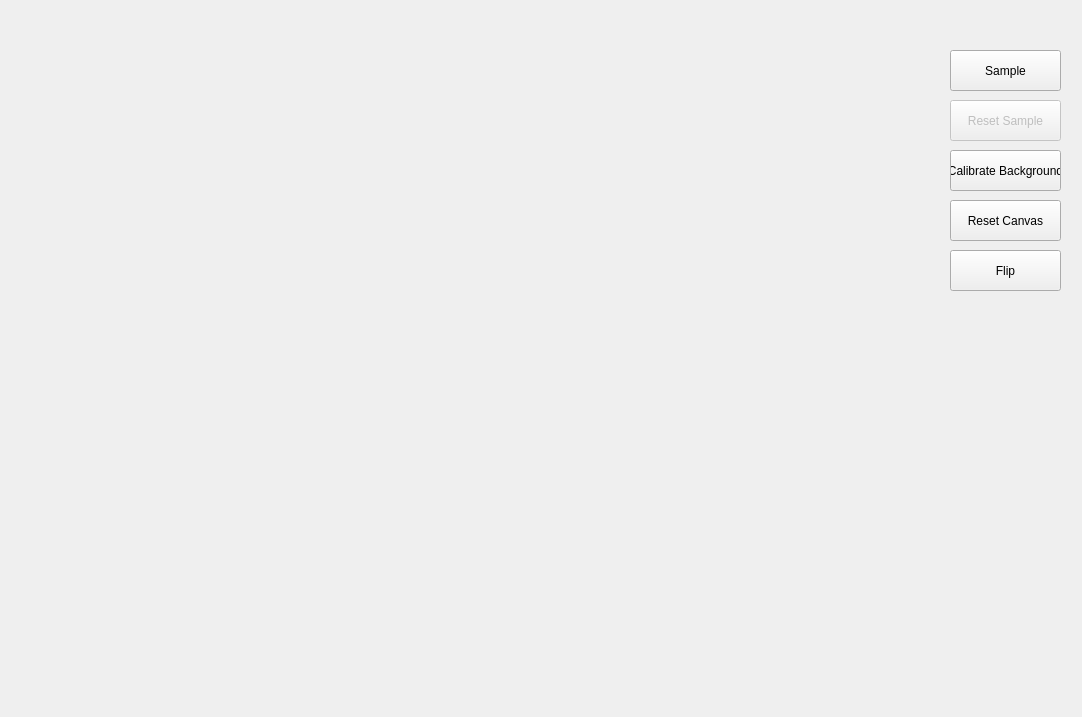
<?xml version="1.0" encoding="UTF-8"?>
<ui version="4.0">
 <class>MainWindow</class>
 <widget class="QMainWindow" name="MainWindow">
  <property name="geometry">
   <rect>
    <x>0</x>
    <y>0</y>
    <width>1082</width>
    <height>717</height>
   </rect>
  </property>
  <property name="windowTitle">
   <string>FingerDrawing</string>
  </property>
  <widget class="QWidget" name="centralwidget">
   <widget class="QLabel" name="img_label">
    <property name="geometry">
     <rect>
      <x>0</x>
      <y>0</y>
      <width>941</width>
      <height>661</height>
     </rect>
    </property>
    <property name="text">
     <string/>
    </property>
   </widget>
   <widget class="QPushButton" name="sample_btn">
    <property name="geometry">
     <rect>
      <x>950</x>
      <y>50</y>
      <width>111</width>
      <height>41</height>
     </rect>
    </property>
    <property name="text">
     <string>Sample</string>
    </property>
   </widget>
   <widget class="QPushButton" name="reset_sample_btn">
    <property name="enabled">
     <bool>false</bool>
    </property>
    <property name="geometry">
     <rect>
      <x>950</x>
      <y>100</y>
      <width>111</width>
      <height>41</height>
     </rect>
    </property>
    <property name="text">
     <string>Reset Sample</string>
    </property>
   </widget>
   <widget class="QPushButton" name="calibrate_bg_btn">
    <property name="geometry">
     <rect>
      <x>950</x>
      <y>150</y>
      <width>111</width>
      <height>41</height>
     </rect>
    </property>
    <property name="text">
     <string>Calibrate Background</string>
    </property>
   </widget>
   <widget class="QPushButton" name="reset_canvas_btn">
    <property name="geometry">
     <rect>
      <x>950</x>
      <y>200</y>
      <width>111</width>
      <height>41</height>
     </rect>
    </property>
    <property name="text">
     <string>Reset Canvas</string>
    </property>
   </widget>
   <widget class="QPushButton" name="flip_btn">
    <property name="geometry">
     <rect>
      <x>950</x>
      <y>250</y>
      <width>111</width>
      <height>41</height>
     </rect>
    </property>
    <property name="text">
     <string>Flip</string>
    </property>
   </widget>
  </widget>
 </widget>
 <resources/>
 <connections/>
</ui>
